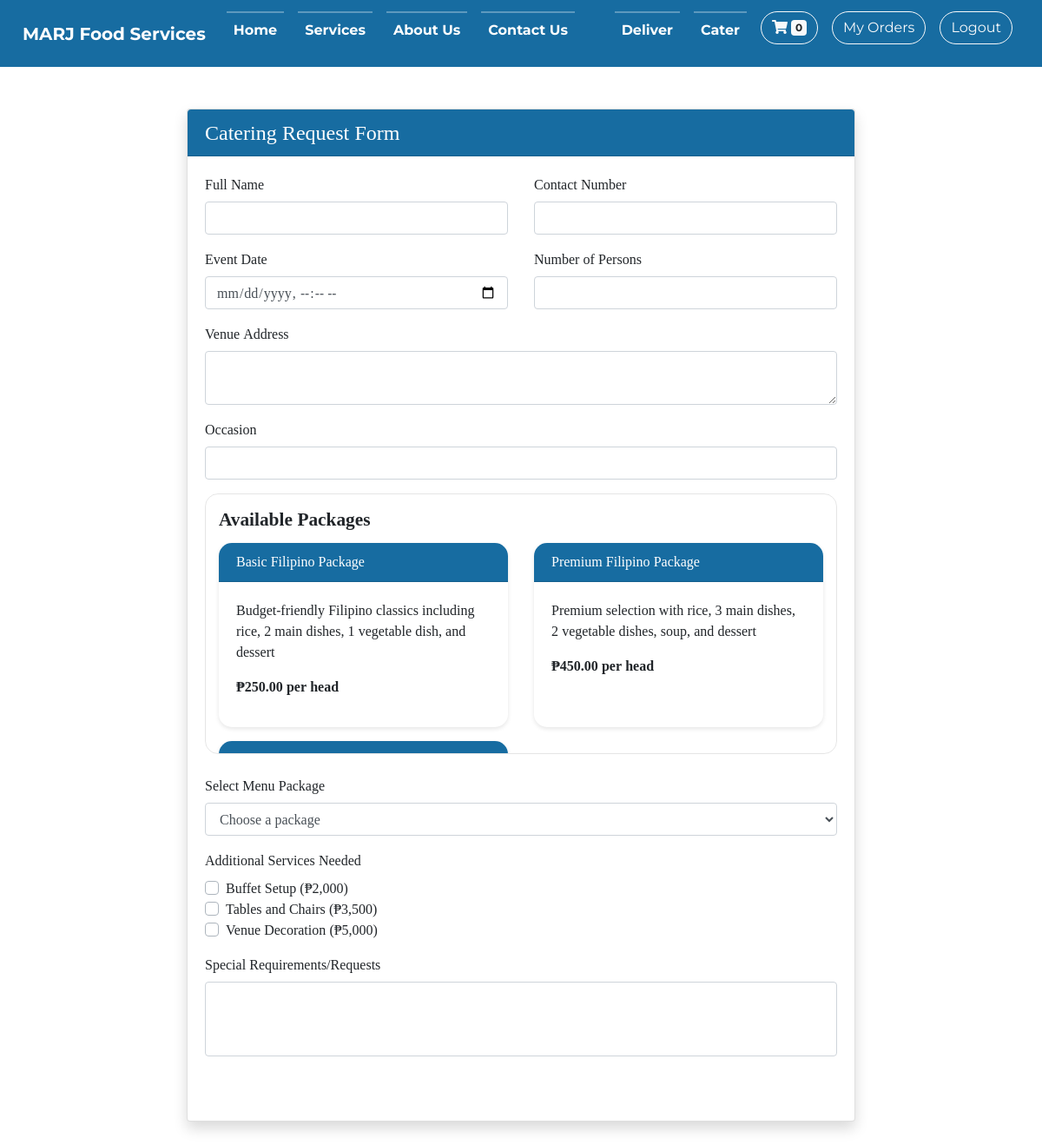
The app's page /modules/catering.php (signed in) with its own data.
### tables this page shows
CREATE TABLE IF NOT EXISTS `products` (
  `product_id` int NOT NULL AUTO_INCREMENT,
  `prod_name` varchar(250) NOT NULL,
  `prod_price` int NOT NULL,
  `prod_desc` varchar(2000) NOT NULL,
  `prod_img` varchar(250) NOT NULL,
  `prod_cat_id` int NOT NULL,
  `qty_sold` int NOT NULL,
  PRIMARY KEY (`product_id`)
);

### modules/catering.php (the view, shortened to what this page needs)
<!DOCTYPE html>
<html lang="en">
<head>
    <link rel="stylesheet" href="https://maxcdn.bootstrapcdn.com/bootstrap/4.5.2/css/bootstrap.min.css">
    <link rel="stylesheet" href="https://cdnjs.cloudflare.com/ajax/libs/font-awesome/5.15.3/css/all.min.css">
    <link rel="stylesheet" href="<?php echo BASE_URL; ?>/vendor/style1.css">
</head>
<body>
    <?php include("navigation.php"); ?>
    <main class="container-fluid py-5">
        <div class="row justify-content-center">
            <div class="col-md-8">
                <div class="card shadow">
                    <div class="card-header bg-accent text-white rounded-top">
                        <h2 class="h4 mb-0">Catering Request Form</h2>
                    </div>
                    <div class="card-body">
                        <form action="submit_catering.php" method="POST">
                            <div class="row">
                                <div class="col-md-6">
                                    <div class="form-group">
                                        <label>Full Name</label>
                                        <input type="text" class="form-control" name="client_name" required>
                                    </div>
                                </div>
                                <div class="col-md-6">
                                    <div class="form-group">
                                        <label>Contact Number</label>
                                        <input type="tel" class="form-control" name="contact_info" required>
                                    </div>
                                </div>
                            </div>
                            <div class="row">
                                <div class="col-md-6">
                                    <div class="form-group">
                                        <label>Event Date</label>
                                        <input type="datetime-local" class="form-control" name="event_date" required>
                                    </div>
                                </div>
                                <div class="col-md-6">
                                    <div class="form-group">
                                        <label>Number of Persons</label>
                                        <input type="number" class="form-control" name="num_persons" min="20" required>
                                    </div>
                                </div>
                            </div>
                            <div class="form-group">
                                <label>Venue Address</label>
                                <textarea class="form-control" name="venue" rows="2" required></textarea>
                            </div>
                            <div class="form-group">
                                <label>Occasion</label>
                                <input type="text" class="form-control" name="occasion" required>
                            </div>
                            <div class="packages-container mb-4">
                            <h5 class="mb-3">Available Packages</h5>
                            <div class="row">
                                <?php
                                include("dbconi.php");
                                $query = "SELECT * FROM products WHERE prod_cat_id = 5 ORDER BY prod_price";
                                $result = mysqli_query($dbc, $query);
                                if (mysqli_num_rows($result) > 0) {
                                    while($row = mysqli_fetch_assoc($result)) { ?>
                                        <div class="col-md-6 mb-3">
                                            <div class="package-card card h-100">
                                                <div class="card-header">
                                                    <h6 class="mb-0"><?php echo htmlspecialchars($row['prod_name']); ?></h6>
                                                </div>
                                                <div class="card-body">
                                                    <p class="card-text"><?php echo htmlspecialchars($row['prod_desc']); ?></p>
                                                    <p class="card-text font-weight-bold">₱<?php echo number_format($row['prod_price'], 2); ?> per head</p>
                                                </div>
                                            </div>
                                        </div>
                                    <?php }
                                } else { ?>
                                    <div class="col-12">
                                        <p class="text-muted">No packages available at the moment.</p>
                                    </div>
                                <?php }
                                ?>
                            </div>
                        </div>
                            <div class="form-group">
                                <label>Select Menu Package</label>
                                <select class="form-control" name="menu_bundle" required>
                                    <option value="">Choose a package</option>
                                </select>
                            </div>
                            <div class="form-group">
                                <label>Additional Services Needed</label>
                                <div class="custom-control custom-checkbox">
                                    <label class="custom-control-label" for="setup">Buffet Setup (₱2,000)</label>
                                </div>
                                <div class="custom-control custom-checkbox">
                                    <label class="custom-control-label" for="tables">Tables and Chairs (₱3,500)</label>
                                </div>
                                <div class="custom-control custom-checkbox">
                                    <label class="custom-control-label" for="decoration">Venue Decoration (₱5,000)</label>
                                </div>
                            </div>
                            <div class="form-group">
                                <label>Special Requirements/Requests</label>
                                <textarea class="form-control" name="other_requests" rows="3"></textarea>
                            </div>
                            <div class="text-center">
                                <button type="submit" class="btn btn-accent px-5">Submit Catering Request</button>
                            </div>
                        </form>
                    </div>
                </div>
            </div>
        </div>
    </main>
</body>
</html>

### modules/catering.php (style rules this page uses)
.packages-container { max-height: 300px; overflow-y: auto; padding: 15px; border: 1px solid rgba(0,0,0,0.1); border-radius: 15px; margin-bottom: 20px; }
.package-card { border-radius: 15px; margin-bottom: 15px; border: none; box-shadow: 0 2px 5px rgba(0,0,0,0.1); }
.package-card .card-header { background-color: var(--accent); color: white; border-radius: 15px 15px 0 0; }
.btn-accent { background-color: var(--accent); color: white; border-radius: 50px; }
.bg-accent { background-color: var(--accent) !important; }

### records on screen
products: prod_name "Basic Filipino Package", prod_desc "Budget-friendly Filipino classics including rice, 2 main dishes, 1 vegetable dish, and dessert", prod_price "250.00"
products: prod_name "Premium Filipino Package", prod_desc "Premium selection with rice, 3 main dishes, 2 vegetable dishes, soup, and dessert", prod_price "450.00"
